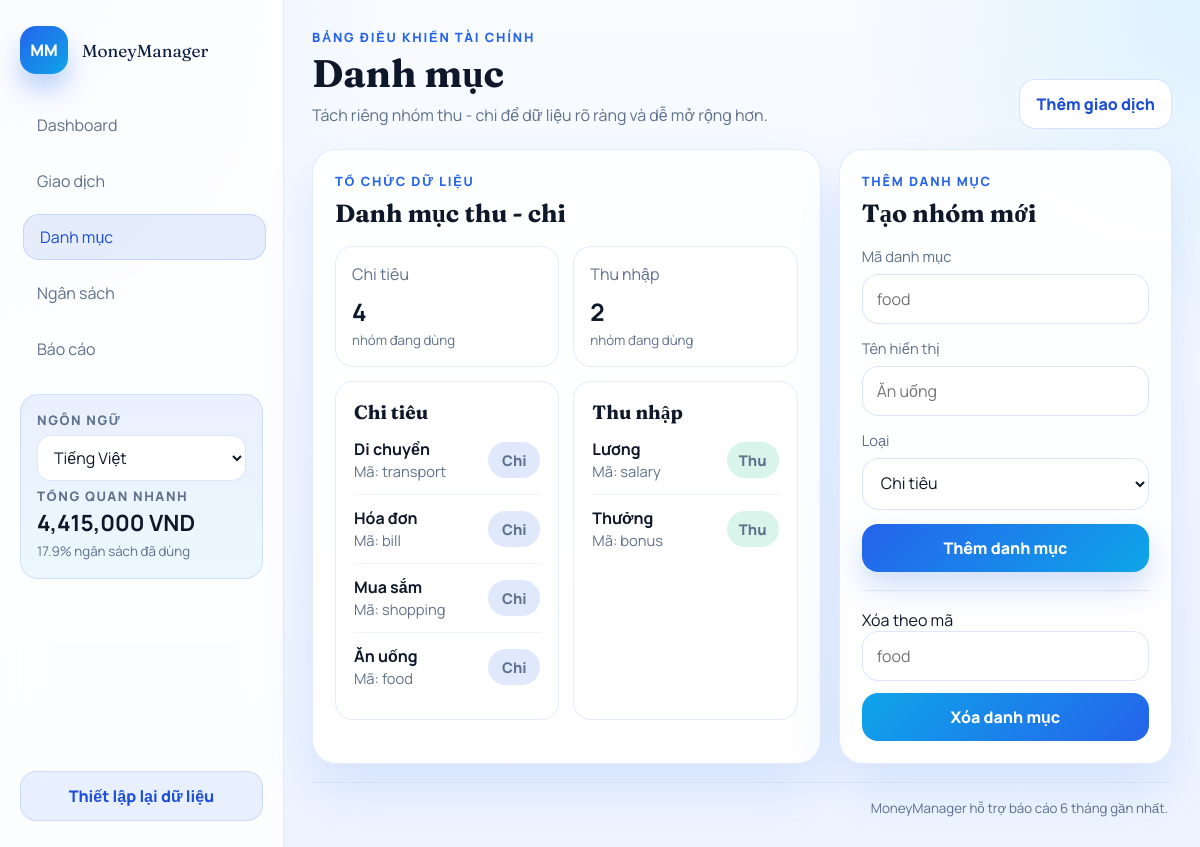
The page /categories on the database its author committed.
### tables this page shows
CREATE TABLE categories (
            id INTEGER PRIMARY KEY AUTOINCREMENT,
            key TEXT UNIQUE NOT NULL,
            value TEXT NOT NULL,
            type INTEGER NOT NULL CHECK (type IN (0, 1)) -- 0: chi, 1: thu
        );

### app.py (the view)
@app.route("/categories")
def categories_page() -> str:
    return render_template(
        "categories.html",
        **_shared_context(
            "categories",
            "Danh mục",
            "Tách riêng nhóm thu - chi để dữ liệu rõ ràng và dễ mở rộng hơn.",
        ),
    )

### app.py (called while the page is built)
def _current_language() -> str:
    language = session.get("language", "vi")
    return language if language in TRANSLATIONS else "vi"

def t(key: str) -> str:
    language = _current_language()
    return TRANSLATIONS.get(language, TRANSLATIONS["vi"]).get(key, TRANSLATIONS["vi"].get(key, key))

@app.context_processor
def inject_language_context() -> dict[str, object]:
    return {
        "current_lang": _current_language(),
        "supported_languages": SUPPORTED_LANGUAGES,
        "t": t,
    }

def _format_money(value: float) -> str:
    return f"{value:,.0f}"

def _month_bounds(year: int, month: int) -> tuple[str, str]:
    start = datetime(year, month, 1, 0, 0, 0)
    end_day = calendar.monthrange(year, month)[1]
    end = datetime(year, month, end_day, 23, 59, 59)
    return start.strftime("%Y-%m-%d %H:%M:%S"), end.strftime("%Y-%m-%d %H:%M:%S")

def _dashboard_chart_payload() -> dict[str, list[object]]:
    monthly_summary = list(reversed(db_helper.get_monthly_summary()[:6]))
    category_summary = db_helper.get_category_summary()[:8]
    return {
        "chart_month_labels": [row["month"] for row in monthly_summary],
        "chart_income_values": [float(row["total_income"] or 0) for row in monthly_summary],
        "chart_expense_values": [abs(float(row["total_expense"] or 0)) for row in monthly_summary],
        "category_labels": [row["category_name"] for row in category_summary],
        "category_values": [abs(float(row["total_amount"] or 0)) for row in category_summary],
    }

def _ensure_db() -> None:
    if not app.config.get("DATABASE_READY", False):
        db_helper.init_db()
        app.config["DATABASE_READY"] = True

### modulo/db_helper.py (called while the page is built)
def get_connection():
    db_dir = os.path.join(os.path.dirname(__file__), '../database')
    db_path = os.path.join(db_dir, 'finance.db')
    os.makedirs(db_dir, exist_ok=True)
    conn = sqlite3.connect(db_path)
    conn.row_factory = sqlite3.Row
    return conn

def get_all_categories():
    conn = get_connection()
    cursor = conn.cursor()
    cursor.execute('SELECT * FROM categories ORDER BY type, value')
    rows = cursor.fetchall()
    conn.close()
    return [dict(row) for row in rows]

def get_setting(key):
    conn = get_connection()
    cursor = conn.cursor()
    cursor.execute('SELECT value FROM settings WHERE key = ?', (key,))
    row = cursor.fetchone()
    conn.close()
    return row['value'] if row else None

### templates/categories.html (shortened to what this page needs)
{% extends "base.html" %}
{% block content %}
<section class="module-grid module-grid-split">
  <article class="panel panel-wide">
    <div class="panel-head">
      <div>
        <p class="panel-kicker">Tổ chức dữ liệu</p>
        <h2>Danh mục thu - chi</h2>
      </div>
    </div>
    <div class="category-summary-grid">
      <article class="metric-card metric-card-compact">
        <span>Chi tiêu</span>
        <strong>{{ expense_categories|length }}</strong>
        <small>nhóm đang dùng</small>
      </article>
      <article class="metric-card metric-card-compact">
        <span>Thu nhập</span>
        <strong>{{ income_categories|length }}</strong>
        <small>nhóm đang dùng</small>
      </article>
    </div>
    <div class="category-columns">
      <div class="category-column">
        <h3>Chi tiêu</h3>
        {% for category in expense_categories %}
          <div class="category-item">
            <div>
              <strong>{{ category.value }}</strong>
              <span>Mã: {{ category.key }}</span>
            </div>
            <span class="badge badge-expense">Chi</span>
          </div>
        {% else %}
          <p class="empty-state">Chưa có danh mục chi tiêu.</p>
        {% endfor %}
      </div>
      <div class="category-column">
        <h3>Thu nhập</h3>
        {% for category in income_categories %}
          <div class="category-item">
            <div>
              <strong>{{ category.value }}</strong>
              <span>Mã: {{ category.key }}</span>
            </div>
            <span class="badge badge-income">Thu</span>
          </div>
        {% else %}
          <p class="empty-state">Chưa có danh mục thu nhập.</p>
        {% endfor %}
      </div>
    </div>
  </article>
  <article class="panel panel-medium">
    <div class="panel-head">
      <div>
        <p class="panel-kicker">Thêm danh mục</p>
        <h2>Tạo nhóm mới</h2>
      </div>
    </div>
    <form class="form-stack" action="{{ url_for('add_category') }}" method="post">
      <label>
        <span>Mã danh mục</span>
        <input type="text" name="key" placeholder="food" required>
      </label>
      <label>
        <span>Tên hiển thị</span>
        <input type="text" name="category_name" placeholder="Ăn uống" required>
      </label>
      <label>
        <span>Loại</span>
        <select name="category_type" required>
          <option value="0">Chi tiêu</option>
        </select>
      </label>
      <button type="submit" class="btn btn-primary">Thêm danh mục</button>
    </form>
    <form class="delete-form" action="{{ url_for('delete_category') }}" method="post">
      <label>
        <span>Xóa theo mã</span>
        <input type="text" name="key" placeholder="food">
      </label>
      <button type="submit" class="btn btn-secondary">Xóa danh mục</button>
    </form>
  </article>
</section>
{% endblock %}

### static/styles.css (style rules this page uses)
:root { --bg: #f3f8ff; --bg-soft: #eaf2ff; --surface: rgba(255, 255, 255, 0.9); --surface-strong: #ffffff; --surface-soft: #eef5ff; --border: rgba(37, 99, 235, 0.12); --border-strong: rgba(37, 99, 235, 0.18); --text: #0f172a; --muted: #5f718c; --primary: #2563eb; --primary-strong: #1d4ed8; --primary-soft: rgba(37, 99, 235, 0.1); --info: #0ea5e9; --success: #10b981; --warning: #f59e0b; --danger: #ef4444; --shadow: 0 24px 50px rgba(37, 99, 235, 0.12); }
* { box-sizing: border-box; }
html { scroll-behavior: smooth; }
body { margin: 0; min-height: 100vh; font-family: 'Manrope', sans-serif; color: var(--text); background: radial-gradient(circle at top left, rgba(37, 99, 235, 0.11), transparent 26%), radial-gradient(circle at top right, rgba(14, 165, 233, 0.11), transparent 24%), linear-gradient(180deg, #f8fbff 0%, #edf4ff 100%); }
h1, h2, h3, .brand-name, .topbar-title { font-family: 'Fraunces', serif; }
.eyebrow, .panel-kicker { margin: 0 0 8px; color: var(--primary); text-transform: uppercase; letter-spacing: 0.14em; font-size: 0.8rem; font-weight: 800; }
.hero-panel, .panel, .metric-card, .balance-card, .quick-link { background: var(--surface); border: 1px solid var(--border); box-shadow: var(--shadow); backdrop-filter: blur(18px); }
.metric-card { padding: 20px; border-radius: 24px; }
.metric-card span, .metric-card small { color: var(--muted); }
.metric-card strong { display: block; margin-top: 10px; font-size: 1.8rem; }
.module-grid { display: grid; gap: 18px; margin-top: 18px; }
.module-grid-split { grid-template-columns: minmax(0, 1.45fr) minmax(320px, 0.95fr); }
.panel { padding: 22px; border-radius: 24px; }
.panel-wide, .panel-medium { min-height: 100%; }
.panel-head { display: flex; align-items: flex-start; justify-content: space-between; gap: 16px; margin-bottom: 18px; }
.panel h2, .panel h3 { margin: 0; }
.panel h2 { font-size: 1.55rem; }
.transaction-dot.income, .badge-income { background: rgba(16, 185, 129, 0.16); color: #047857; }
.transaction-dot.expense, .badge-expense { background: rgba(37, 99, 235, 0.14); color: #1d4ed8; }
.form-stack { display: grid; gap: 14px; }
.form-stack label, .form-inline { display: grid; gap: 8px; }
.form-stack span, .form-inline span { color: var(--muted); font-size: 0.92rem; }
input, select, textarea { width: 100%; border: 1px solid rgba(37, 99, 235, 0.16); border-radius: 16px; background: var(--surface-strong); color: var(--text); padding: 13px 14px; font: inherit; outline: none; transition: border-color 0.18s ease, box-shadow 0.18s ease, transform 0.18s ease; }
.btn { display: inline-flex; align-items: center; justify-content: center; gap: 8px; border: 0; border-radius: 16px; padding: 13px 16px; font: inherit; font-weight: 800; text-decoration: none; cursor: pointer; transition: transform 0.18s ease, box-shadow 0.18s ease, background 0.18s ease; }
.btn-primary { color: #fff; background: linear-gradient(135deg, var(--primary), var(--info)); box-shadow: 0 14px 30px rgba(37, 99, 235, 0.22); }
.btn-secondary { color: #fff; background: linear-gradient(135deg, #0ea5e9, #2563eb); }
.category-columns { display: grid; grid-template-columns: repeat(2, minmax(0, 1fr)); gap: 14px; }
.category-summary-grid { display: grid; grid-template-columns: repeat(2, minmax(0, 1fr)); gap: 14px; margin-bottom: 14px; }
.metric-card-compact { padding: 16px; border-radius: 18px; box-shadow: none; }
.metric-card-compact strong { font-size: 1.5rem; }
.category-column { padding: 18px; border-radius: 18px; background: var(--surface-strong); border: 1px solid var(--border); }
.category-column h3 { margin-bottom: 14px; font-size: 1.2rem; }
.category-item { display: flex; align-items: center; justify-content: space-between; gap: 12px; padding: 12px 0; border-top: 1px solid rgba(37, 99, 235, 0.08); }
.category-item:first-of-type { border-top: none; padding-top: 0; }
.category-item strong, .summary-row strong { display: block; }
.category-item span, .summary-row span { color: var(--muted); font-size: 0.92rem; }
.badge { display: inline-flex; align-items: center; justify-content: center; min-width: 52px; padding: 8px 10px; border-radius: 999px; font-size: 0.82rem; font-weight: 800; }
.delete-form { display: grid; gap: 12px; margin-top: 18px; padding-top: 18px; border-top: 1px solid var(--border); }

### rows shown on the page
categories: value "Di chuyển", key "transport"
categories: value "Hóa đơn", key "bill"
categories: value "Mua sắm", key "shopping"
categories: value "Ăn uống", key "food"
categories: value "Lương", key "salary"
categories: value "Thưởng", key "bonus"

### other values the page prints
{{ t('dashboard') }} "Dashboard"
{{ t('transactions') }} "Giao dịch"
{{ t('categories') }} "Danh mục"
{{ t('budget') }} "Ngân sách"
{{ t('reports') }} "Báo cáo"
{{ t('language') }} "NGÔN NGỮ"
{{ t('quick_overview') }} "TỔNG QUAN NHANH"
{{ current_balance_display }} "4,415,000"
{{ budget_used|round(1) }} "17.9"
{{ t('reset_data') }} "Thiết lập lại dữ liệu"
{{ t('finance_dashboard') }} "BẢNG ĐIỀU KHIỂN TÀI CHÍNH"
{{ page_title }} "Danh mục"
{{ page_subtitle }} "Tách riêng nhóm thu - chi để dữ liệu rõ ràng và dễ mở rộng hơn."
{{ t('add_transaction') }} "Thêm giao dịch"
{{ expense_categories|length }} "4"
